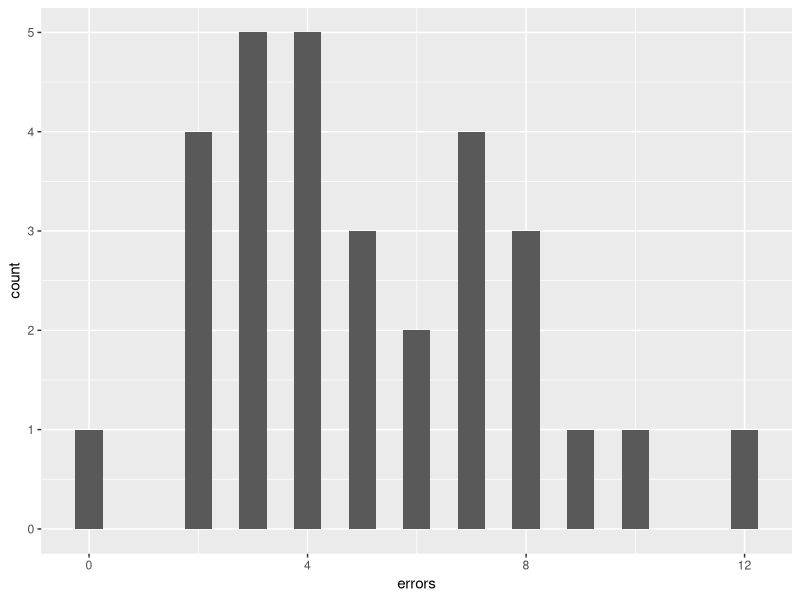
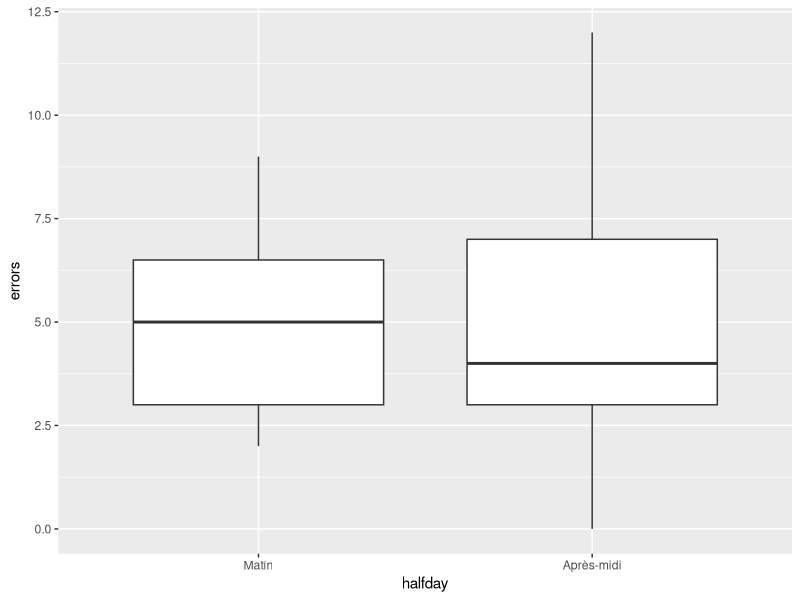
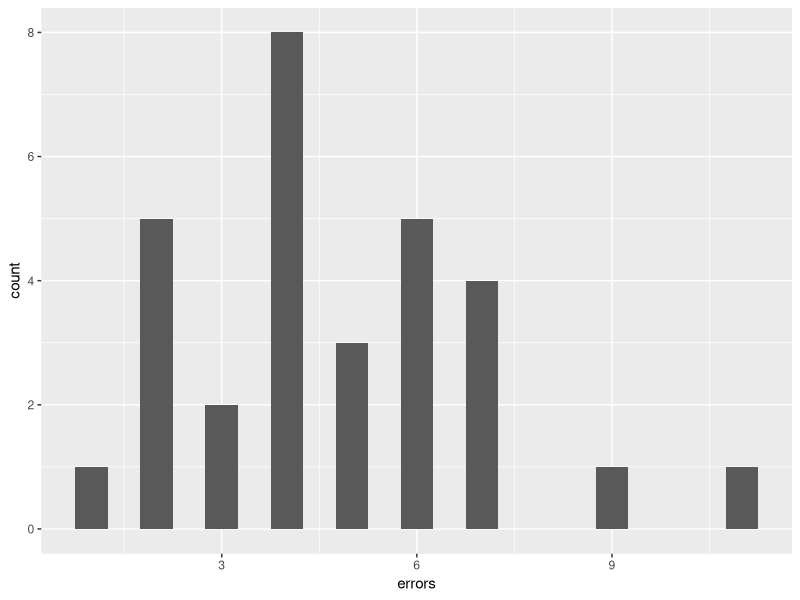
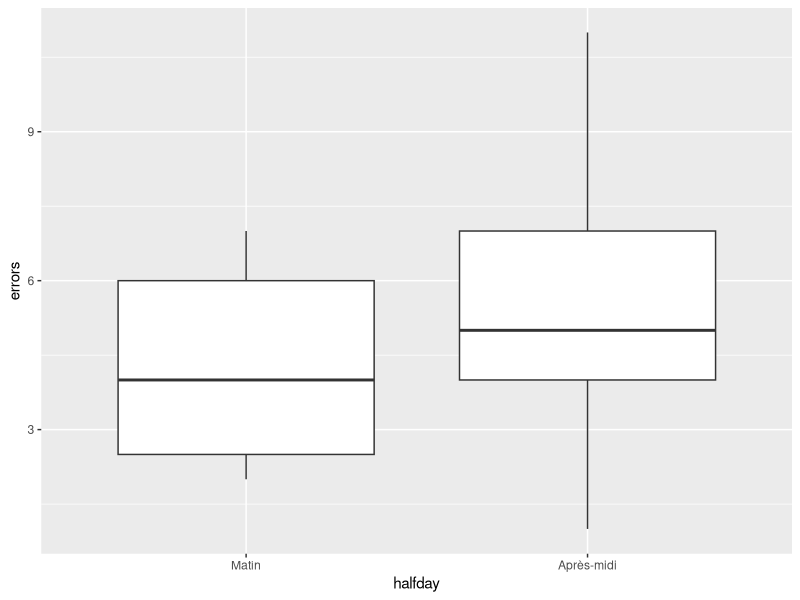
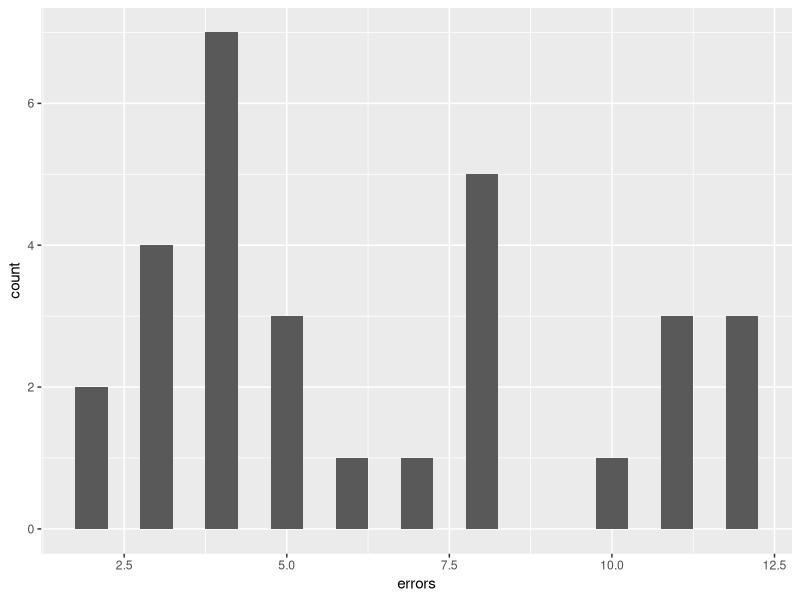
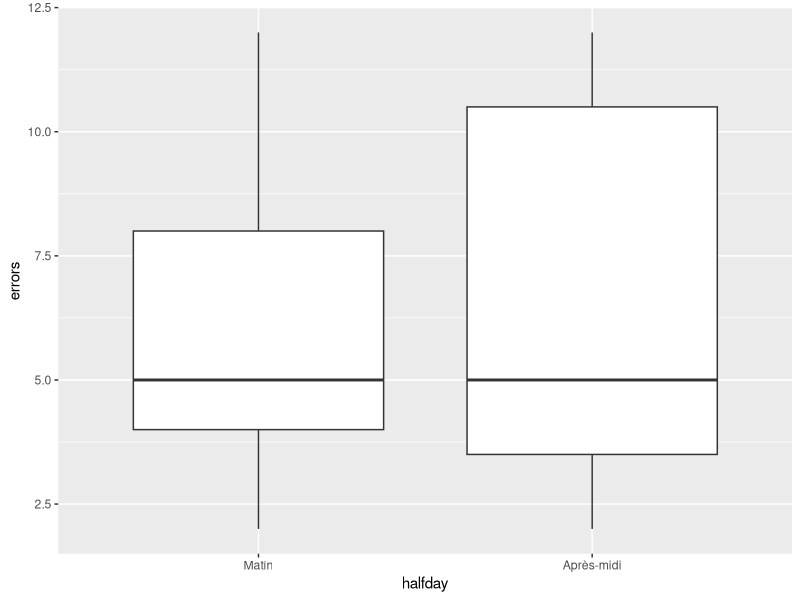
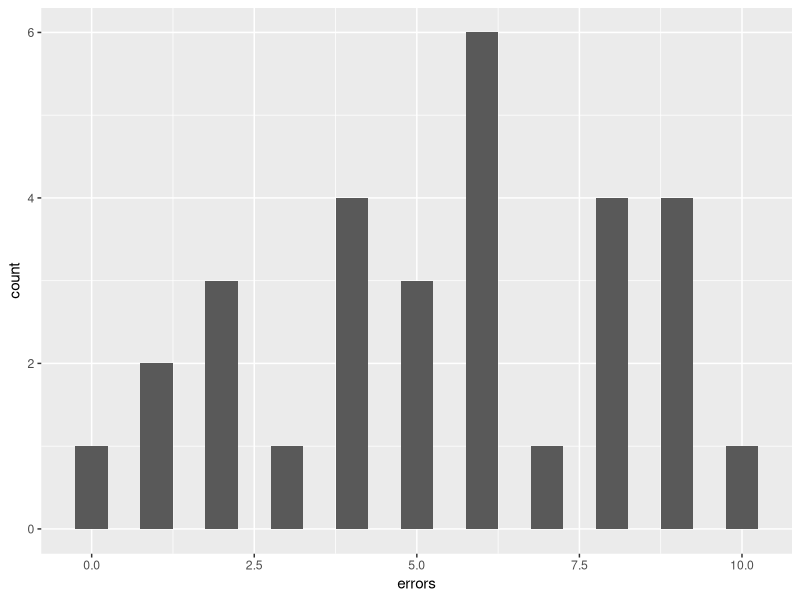
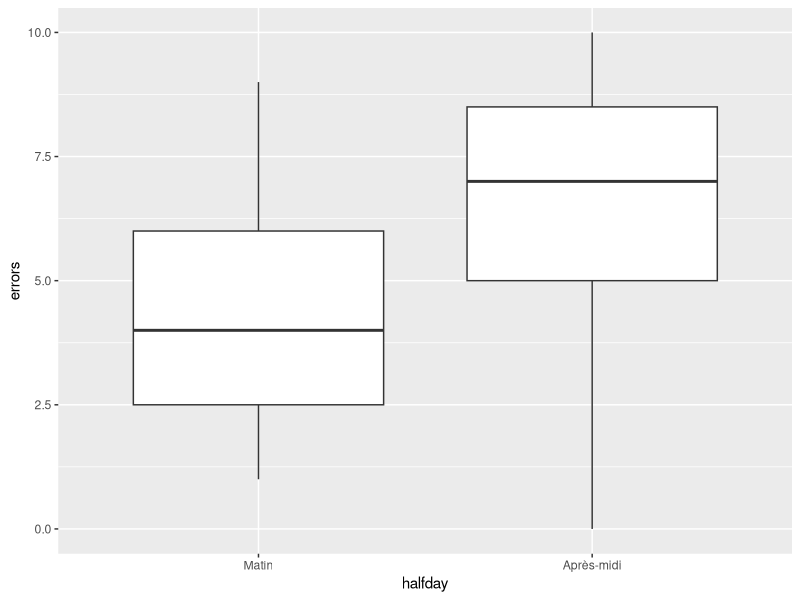

Recreate these plots in R, in order.
#' ---
#' title: Caisses
#' subtitle: Exercice "caisses: nombre d'erreurs à la caisse d'un supermarché pendant 30 demi-journées"
#' author: "Bruno Fischer Colonimos"
#' date: Jeudi 15 mars 2018
#' ---


#  Libs
library(ggplot2)


# Génération des données
# runif(1,1,100)

# Paramètres généraux
morning <- "Matin"
afternoon <- "Après-midi"

# 
# size <- 15

# lambda_morning <- 5
# shiftmorning <- 0
# 
# lambda_afternoon <- 10
# shiftafternoon <- -4


# Summary function definitions
 #----------------------------
#  population sd
popsd <- function(x) {(length(x) - 1) / length(x) * sd(x)}

my_summary <- function(x) {
        lsumm <- lapply( c(length,
                           mean,
                           popsd,
                           function(x) {quantile(x, probs = c(0, 0.25, 0.5, 0.75, 1),  type = 2)}
        ), 
        function(f) f(x))
        summ <- unlist(lsumm)
        names(summ) <- c("n", "Moyenne", "Ecart-type", "Minimum", "Q1", "Médiane", "Q3", "Maximum")
        summ
}
        


# Make and show data
#--------------------
makedata <-  function(seed = 46, 
                      lambda_morning = 5,
                      shiftmorning = 0,
                      lambda_afternoon = 10,
                      shiftafternoon = - 4,
                      size = 15,
                      morethan_after = NULL,
                      lessthan_after = NULL,
                      morethan_morning = NULL,
                      lessthan_morning = NULL
                      ) {
        set.seed(seed)
        xam <- rpois(size, lambda = lambda_morning) + shiftmorning  # matinées
        xpm <- rpois(size, lambda = lambda_afternoon) + shiftafternoon # après-midis
        
        
        lam <- rep(morning, times = size)
        lpm <- rep("Après-midi", times = size)        
        
        
        # vérification / summaries
       
        
        # my_summary(xam)
        # my_summary(xpm )
        
        dfsum <- data.frame( Matin = my_summary(xam), Après_midi = my_summary(xpm))
        print(dfsum)
        
        # graphes
        #  data
        dfgr <- data.frame(halfday = factor(c(lam, lpm), levels = c(morning, afternoon)),
                           errors = c(xam, xpm))
        
        # boxplot
        boxp <- ggplot(data = dfgr, aes(halfday, errors)) + geom_boxplot()
        # barplot
        barp <- ggplot(data = dfgr, aes(errors)) + geom_bar(width = .5)
        
        # return dataframe and summary
        list(data = dfgr, 
             summaries = dfsum,
             barp = barp,
             boxp = boxp 
             )
}


makedata(46) # ok
makedata(50)
makedata(51, lambda_morning = 6, shiftmorning = 0, lambda_afternoon = 12,shiftafternoon = -4) # ok

makedata(55, lambda_morning = 8, shiftmorning = -2, lambda_afternoon = 10,shiftafternoon = -4) # ok
